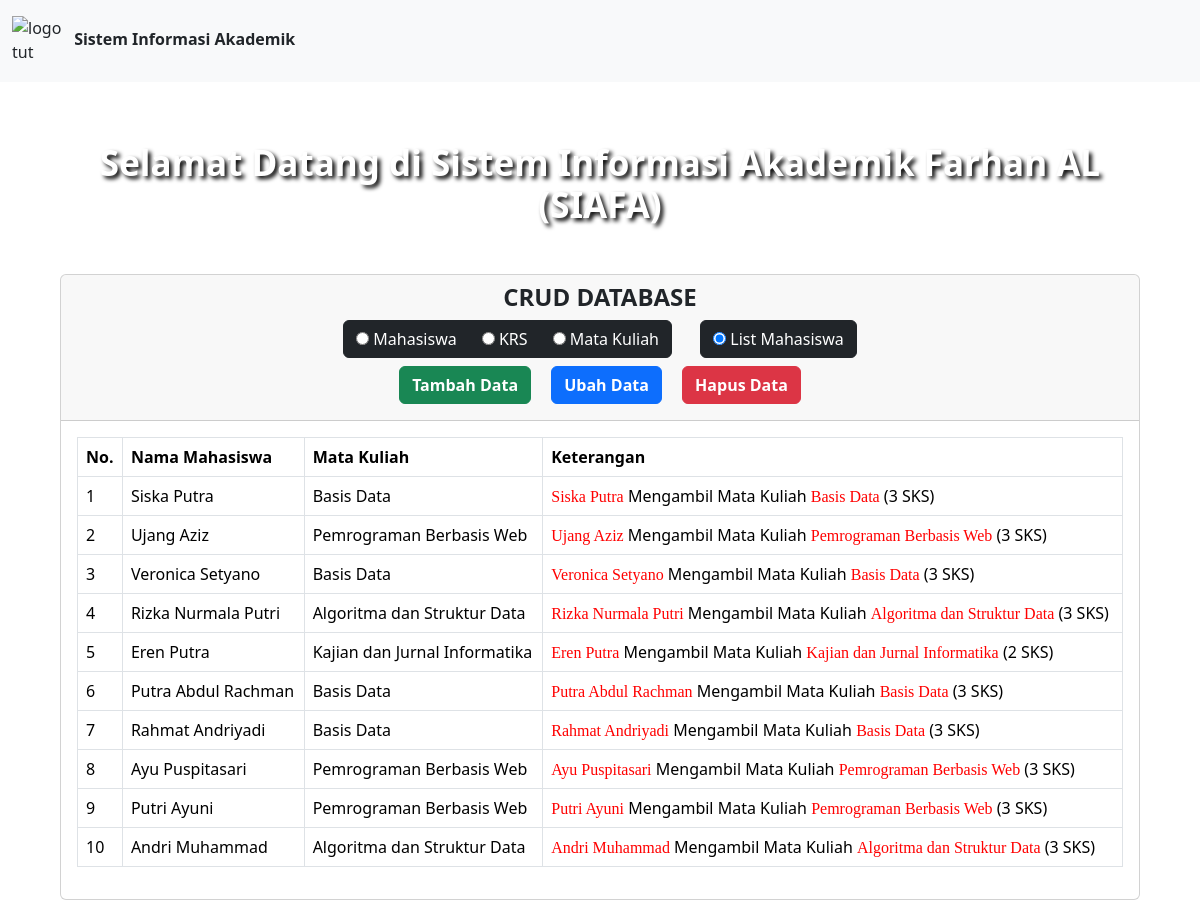
/PHP/index.php, run on the app's committed database.
### tables this page shows
CREATE TABLE `mahasiswa` (
  `NPM` char(13) NOT NULL,
  `Nama` varchar(50) NOT NULL,
  `Jurusan` enum('Teknik Informatika','Sistem Informasi') NOT NULL,
  `Alamat` text NOT NULL
);

CREATE TABLE `matakuliah` (
  `kodemk` char(6) NOT NULL,
  `nama` varchar(50) NOT NULL,
  `jumlah_sks` int(3) NOT NULL
);

### PHP/index.php (the view, shortened to what this page needs)
<?php
include("koneksi.php");
?>
<!doctype html>
<html lang="en">
  <head>
    <link href="https://cdn.jsdelivr.net/npm/bootstrap@5.3.3/dist/css/bootstrap.min.css" rel="stylesheet">
</head>
<body>
    <nav class="navbar navbar-expand-lg bg-body-tertiary">
    <div class="container-fluid mt-2 mb-2">
        <div class="collapse navbar-collapse" id="navbarNav">
            <a href="index.php" style="text-decoration:none; color:inherit;">
                <img src="../logo.webp" alt="logo tut wuri handayani" class="logo me-2" href="index.php"> <strong>Sistem Informasi Akademik</strong>
            </a>
        </div>
    </div>
    </nav>
    <div class="container-fluid">
        <h1> Selamat Datang di Sistem Informasi Akademik Farhan AL <br> (SIAFA)</h1>
    </div>
    <div class="d-flex justify-content-center" style="height: 400px;">
        <div class="card text-center">
            <div class="card-header">
                <h4 style="font-weight:bold;">CRUD DATABASE</h4>
                <div class="btn-group" >
                    <label class="btn btn-dark" id="mhs-btn">
                        <input type="radio" name="options" autocomplete="off" checked> Mahasiswa
                    </label>
                    <label class="btn btn-dark" id="krs-btn">
                        <input type="radio" name="options" autocomplete="off" checked> KRS
                    </label>
                    <label class="btn btn-dark" id="mk-btn">
                        <input type="radio" name="options" autocomplete="off" checked> Mata Kuliah
                    </label>
                </div>
                <div class="btn-group">
                    <label class="ms-4 btn btn-dark" id="join-btn">
                        <input type="radio" name="options" autocomplete="off" checked> List Mahasiswa
                    </label>
                </div>
                <div class="mt-2 mb-2">
                    <a href="add.php" type="button" class="ms-3 me-3 btn btn-success"><strong>Tambah Data</strong></a>
                    <a href="edit.php" type="button" class="me-3 btn btn-primary"><strong>Ubah Data</strong></a>
                    <a href="delete.php" type="button" class="me-3 btn btn-danger"><strong>Hapus Data</strong></a>
                </div>
            </div>
            <div class="card-body">
                <div id="join-tabel" class="join">
                    <table class="table table-bordered">
                        <thead>
                            <tr>
                                <th>No.</th>
                                <th>Nama Mahasiswa</th>
                                <th>Mata Kuliah</th>
                                <th>Keterangan</th>
                            </tr>
                        </thead>
                        <tbody>
                            <?php
                                $no = 1;
                                $query = "SELECT mahasiswa.Nama as mahasiswa_nama, matakuliah.nama as matakuliah_nama, matakuliah.jumlah_sks
                                FROM krs
                                JOIN mahasiswa ON krs.mahasiswa_npm = mahasiswa.NPM
                                JOIN matakuliah ON krs.matakuliah_kodemk = matakuliah.kodemk
                                ORDER BY krs.id";
                                $result = mysqli_query($conn, $query);
                                while ($row = mysqli_fetch_array($result)) {
                                    echo "<tr>
                                            <td>" . $no++ . "</td>
                                            <td>" . $row['mahasiswa_nama'] . "</td>
                                            <td>" . $row['matakuliah_nama'] . "</td>
                                            <td><span class='mahasiswa-nama' style='font-family:consolas;color:red;'>" . $row['mahasiswa_nama'] . "</span> Mengambil Mata Kuliah <span class='matakuliah-nama' style='font-family:consolas; color:red;'>" . $row['matakuliah_nama'] . "</span> (" . $row['jumlah_sks'] . " SKS)</t
                                            </tr>";
                                }
                            ?>
                    </table>
                </div>
            </div>
        </div>
    </div>
</body>
</html>

### PHP/index.php (style rules this page uses)
body { background-image: url("../bg.jpg"); background-repeat: no-repeat; background-size: cover; background-attachment: fixed; }
h1 { font-size: 35px; font-weight: bold; text-align: center; text-shadow: 3px 3px 4px black; position:relative; top : 60px; color: white; }
.card { position:absolute; margin-top: 100px; width: 90%; }
.card-body { height: 50% }
.logo { max-width: 50px; max-height: 50px; }

### data on the page
mahasiswa: Nama "Siska Putra", matakuliah.nama "Basis Data", matakuliah.jumlah_sks "3"
mahasiswa: Nama "Ujang Aziz", matakuliah.nama "Pemrograman Berbasis Web", matakuliah.jumlah_sks "3"
mahasiswa: Nama "Veronica Setyano", matakuliah.nama "Basis Data", matakuliah.jumlah_sks "3"
mahasiswa: Nama "Rizka Nurmala Putri", matakuliah.nama "Algoritma dan Struktur Data", matakuliah.jumlah_sks "3"
mahasiswa: Nama "Eren Putra", matakuliah.nama "Kajian dan Jurnal Informatika", matakuliah.jumlah_sks "2"
mahasiswa: Nama "Putra Abdul Rachman", matakuliah.nama "Basis Data", matakuliah.jumlah_sks "3"
mahasiswa: Nama "Rahmat Andriyadi", matakuliah.nama "Basis Data", matakuliah.jumlah_sks "3"
mahasiswa: Nama "Ayu Puspitasari", matakuliah.nama "Pemrograman Berbasis Web", matakuliah.jumlah_sks "3"
mahasiswa: Nama "Putri Ayuni", matakuliah.nama "Pemrograman Berbasis Web", matakuliah.jumlah_sks "3"
mahasiswa: Nama "Andri Muhammad", matakuliah.nama "Algoritma dan Struktur Data", matakuliah.jumlah_sks "3"
